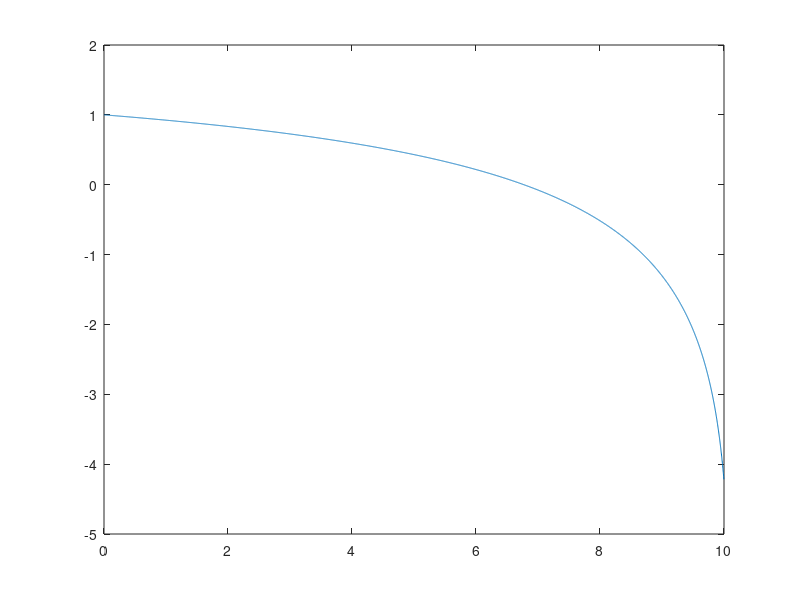

This chart was generated by the following MATLAB code:
clear all;
for nt=[10000 5000]
tmin=0;
tmax=10;
% nt=3200000;
t=linspace(tmin,tmax,nt);
dt=tmax/nt;
y1=zeros(1,nt);
y2=zeros(1,nt);
w_i=2;
w_f=2;
a=(w_f+w_i)/2;
b=(w_f-w_i)/2;
dT=0.5;
w=a+(b*tanh((t-(tmax/2))/dT));
% w=2*ones(1,nt);
%initial condition
y1(1)=1/sqrt(2*w_i);
y2(1)=-1i*w_i*1/sqrt(2*w_i);

% y1(2)=y1(1)+(dt/2)*(y2(1)+(y2(1)-dt*(w(1)^2)*y1(1)));
% y2(2)=y2(1)+(dt/2)*(-(w(1)^2)*y1(1)+(-(w(2)^2)*(y1(1)+dt*y2(1))));

% A1(1)=y2(1);
% A2(1)=-(w(1)^2)*y1(1);
% B1(1)=y2(2);
% B2(1)=-(w(2)^2)*y1(2);

% for n=1:nt-1
%     
% A1=y2(n);
% B1=y2(n+1);
% A2=-(w(n)^2)*y1(n);
% B2=-(w(n+1)^2)*y1(n+1);
% 
% y1(n+1)=y1(n)+0.5*dt*(A1+B1);
% y2(n+1)=y2(n)+0.5*dt*(A2+B2);
% end
for n=1:nt-1

y1(n+1)=y1(n)+(dt/2)*(y2(n)+(y2(n)-dt*(w(n)^2)*y1(n)));
y2(n+1)=y2(n)+(dt/2)*(-(w(n)^2)*y1(n)+(-(w(n+1)^2)*(y1(n)+dt*y2(n))));

end

% y1(nt)=y1(nt-1);
% y2(nt)=y2(nt-1);

f_ex=0.5*exp(-1i*2*t);
    if nt==10000
    e=zeros(1,nt);
    for i=1:nt-1
    e(i)=y1(i+1)-f_ex(i);
    end
%     figure(2)
%     plot(t,real(e))
%     hold on
%     drawnow;
    elseif nt==5000
        e2=zeros(1,nt);
    for i=1:nt-1
    e2(i)=y1(i+1)-f_ex(i);
    end
    end
end
t1=linspace(tmin,tmax,5000);
p=zeros(1,5000);
for i=1:5000
    p(i)=log2(abs(e2(i)/e(i+1)));
end
figure(3)
plot(t1,p)













